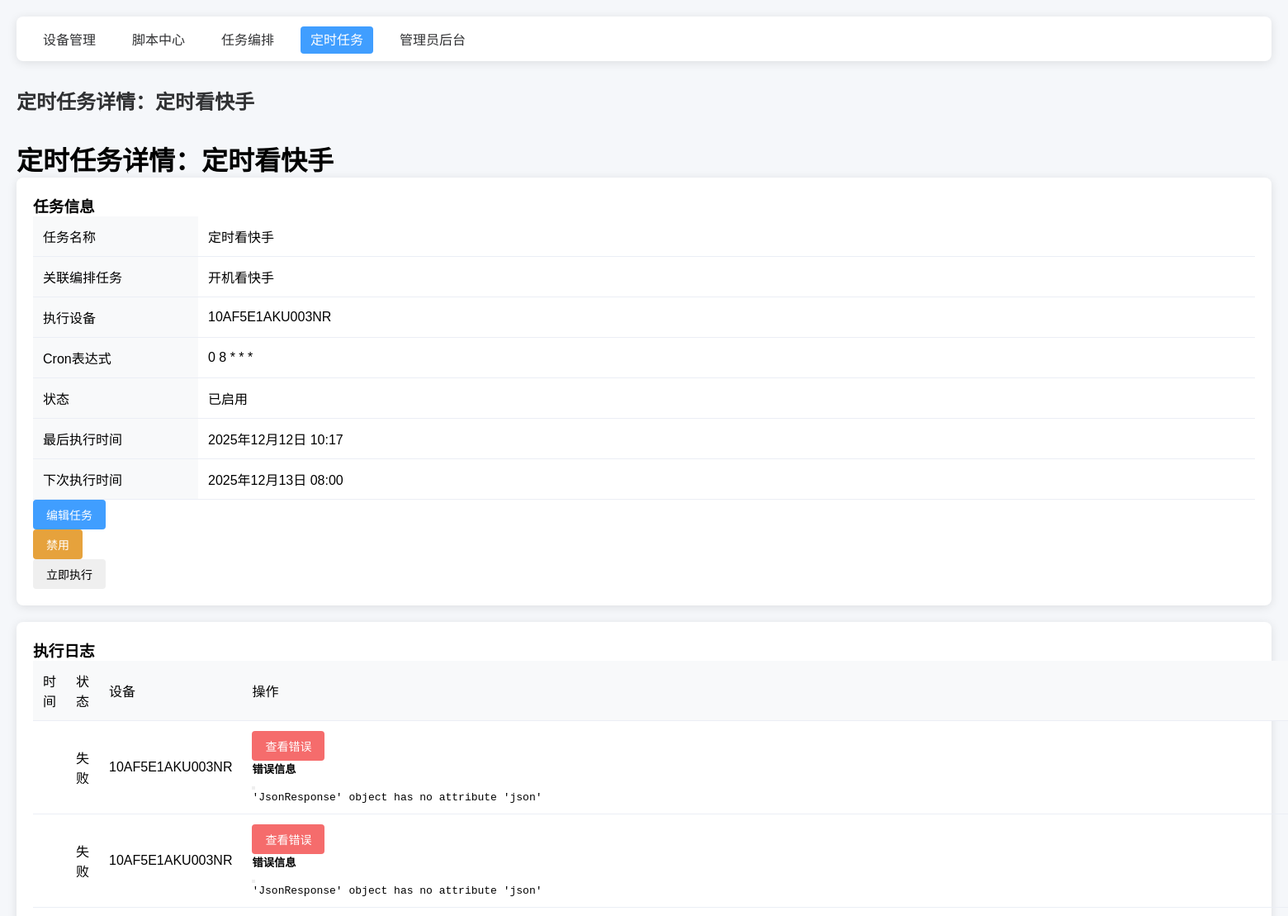
The page /scheduler/detail/1/ (upper part) on the database as committed earlier.
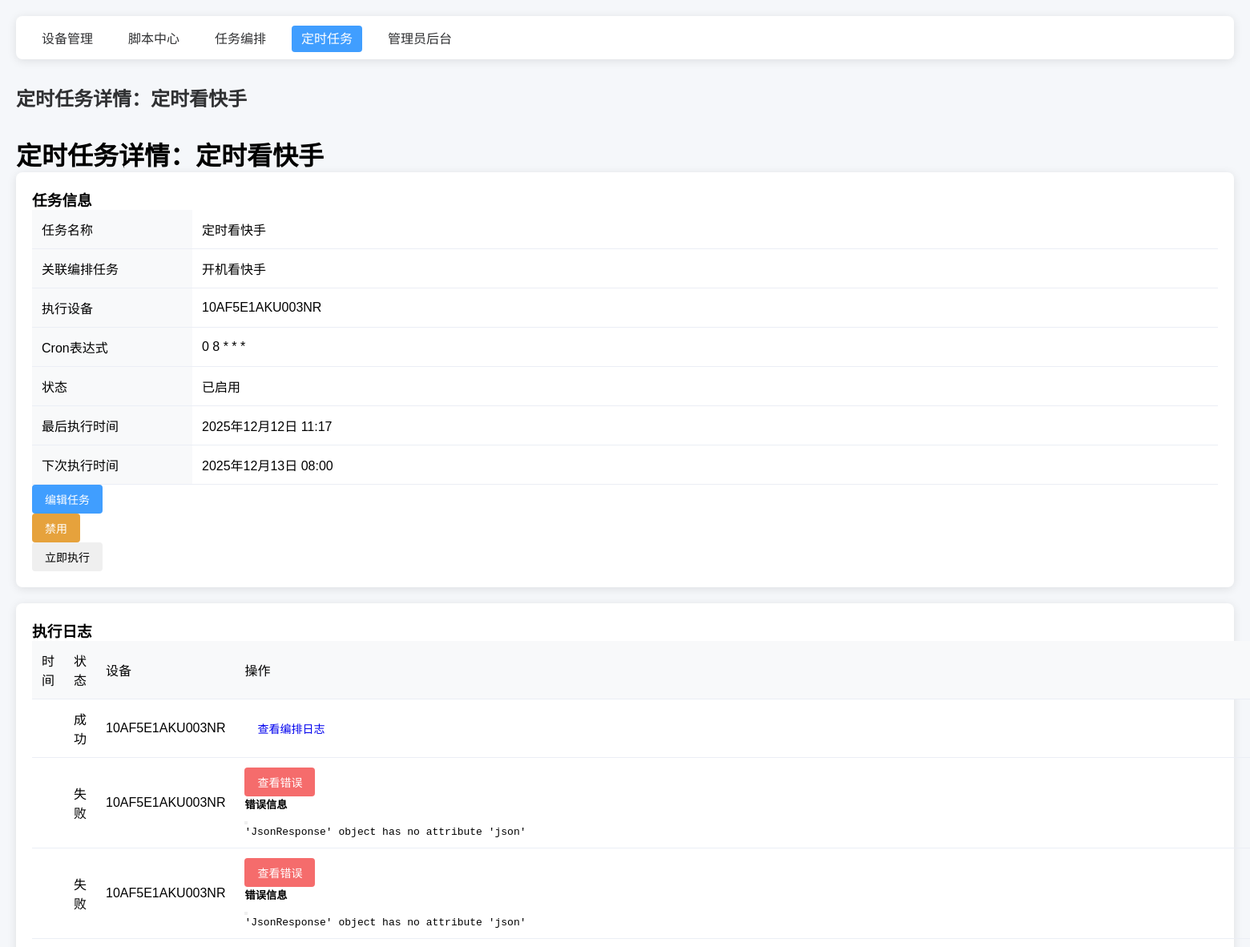
The same page on the database as committed later.
### task_scheduler/models.py (models this page shows, shortened)
class ScheduleTask(models.Model):
    name = models.CharField("定时任务名称", max_length=100, unique=True)
    orchestration = models.ForeignKey(
        OrchestrationTask,
        on_delete=models.CASCADE,
        related_name="schedules",
        verbose_name="关联编排任务"
    )
    device = models.ForeignKey(
        ADBDevice,
        on_delete=models.SET_NULL,
        null=True,
        blank=True,
        verbose_name="指定执行设备",
        help_text="为空则自动选择在线设备"
    )
    cron_expression = models.CharField(
        "Cron表达式",
        max_length=100,
        default="0 0 * * *",
        help_text="格式：分 时 日 月 周，支持标准Cron语法。示例：<br/>"
                  "0 8 * * * → 每天8点执行<br/>"
                  "0 0 * * 1,3,5 → 每周一/三/五0点执行<br/>"
                  "0 12 1,15 * * → 每月1/15号12点执行<br/>"
                  "*/30 * * * * → 每30分钟执行一次"
    )
    is_active = models.BooleanField("是否启用", default=True)
    last_run_time = models.DateTimeField("最后执行时间", blank=True, null=True)
    next_run_time = models.DateTimeField("下次执行时间", blank=True, null=True)
    create_time = models.DateTimeField("创建时间", default=datetime.datetime.now)  # 改这里
    update_time = models.DateTimeField("更新时间", auto_now=True)
    class Meta:
        verbose_name = "定时任务"
        verbose_name_plural = "定时任务管理"
        ordering = ["-create_time"]

class ScheduleExecutionLog(models.Model):
    EXEC_STATUS = (
        ("success", "执行成功"),
        ("failed", "执行失败"),
        ("running", "执行中"),
    )
    schedule = models.ForeignKey(
        ScheduleTask,
        on_delete=models.CASCADE,
        related_name="logs",
        verbose_name="关联定时任务"
    )
    orchestration_log = models.ForeignKey(
        "task_orchestration.OrchestrationLog",
        on_delete=models.SET_NULL,
        null=True,
        blank=True,
        verbose_name="关联编排日志"
    )
    exec_status = models.CharField("执行状态", max_length=20, choices=EXEC_STATUS, default="running")
    device = models.ForeignKey(
        ADBDevice,
        on_delete=models.SET_NULL,
        null=True,
        blank=True,
        verbose_name="执行设备"
    )
    start_time = models.DateTimeField("开始时间", default=datetime.datetime.now)  # 改这里
    end_time = models.DateTimeField("结束时间", blank=True, null=True)
    error_msg = models.TextField("错误信息", blank=True, null=True)
    class Meta:
        verbose_name = "定时任务执行日志"
        verbose_name_plural = "定时任务执行日志管理"
        ordering = ["-start_time"]

### adb_manager/models.py (models this page shows, shortened)
class ADBDevice(BaseModel):
    device_name = models.CharField(
        "设备名称",
        max_length=50,
        help_text="如：游戏手机1"
    )
    device_ip = models.GenericIPAddressField(
        "设备IP",
        blank=True,
        null=True,
        help_text="局域网IP（序列号连接时可不填），如192.168.3.100"
    )
    device_port = models.IntegerField(
        "ADB端口",
        default=5555,
        blank=True,
        null=True,
        help_text="默认5555（序列号连接时可不填）"
    )
    device_serial = models.CharField(
        "设备序列号",
        max_length=100,
        blank=True,
        null=True,
        help_text="ADB设备序列号（优先使用），如10AF5E1AKU003NR或192.168.3.100:5555"
    )
    is_active = models.BooleanField("是否启用监控", default=True)
    user = models.ForeignKey(
        CustomUser,
        on_delete=models.SET_NULL,
        null=True,
        blank=True,
        verbose_name="关联用户",
        help_text="绑定该设备的用户（为空则所有用户可操作）"
    )
    class Meta:
        verbose_name = "ADB设备"
        verbose_name_plural = "ADB设备管理"
        unique_together = ("device_ip", "device_port")

### task_orchestration/models.py (models this page shows, shortened)
class OrchestrationTask(models.Model):
    TASK_STATUS = (
        ("draft", "草稿"),
        ("active", "已激活"),
        ("disabled", "已禁用"),
    )
    name = models.CharField("编排任务名称", max_length=100, unique=True)
    description = models.TextField("描述", blank=True, null=True)
    status = models.CharField("状态", max_length=20, choices=TASK_STATUS, default="draft")
    create_time = models.DateTimeField("创建时间", default=timezone.now)
    update_time = models.DateTimeField("更新时间", auto_now=True)
    class Meta:
        verbose_name = "编排任务"
        verbose_name_plural = "编排任务管理"
        ordering = ["-create_time"]

### task_scheduler/views.py (the view)
# urls.py: path('detail/<int:schedule_id>/', views.ScheduleTaskDetailView.as_view(), name='detail'),
class ScheduleTaskDetailView(View):
    def get(self, request, schedule_id):
        schedule = get_object_or_404(ScheduleTask, id=schedule_id)
        logs = schedule.logs.all()[:100]
        orch_logs = []
        for log in logs:
            if log.orchestration_log_id:
                try:
                    from task_orchestration.models import OrchestrationLog
                    orch_log = OrchestrationLog.objects.get(id=log.orchestration_log_id)
                    log.orch_log = orch_log  # 给日志对象添加编排日志属性
                except Exception as e:
                    logger.error(f"获取编排日志失败：{str(e)}")
                    log.orch_log = None
            else:
                log.orch_log = None
        return render(request, "task_scheduler/schedule_detail.html", {
            "schedule": schedule,
            "logs": logs,
            "page_title": f"定时任务详情：{schedule.name}"
        })

### task_scheduler/templates/task_scheduler/schedule_detail.html (shortened to what this page needs)
{% extends "base.html" %}
{% block content %}
<h1>{{ page_title }}</h1>
<div class="card">
  <div class="card-header">
    <h3>任务信息</h3>
  </div>
  <div class="card-body">
    <table class="table table-borderless">
      <tr>
        <th width="200">任务名称</th>
        <td>{{ schedule.name }}</td>
      </tr>
      <tr>
        <th>关联编排任务</th>
        <td>{{ schedule.orchestration.name }}</td>
      </tr>
      <tr>
        <th>执行设备</th>
        <td>{{ schedule.device.device_name|default:"自动选择" }}</td>
      </tr>
      <tr>
        <th>Cron表达式</th>
        <td>{{ schedule.cron_expression }}</td>
      </tr>
      <tr>
        <th>状态</th>
        <td>
          {% if schedule.is_active %}
            <span class="badge bg-success">已启用</span>
          {% else %}
            <span class="badge bg-secondary">已禁用</span>
          {% endif %}
        </td>
      </tr>
      <tr>
        <th>最后执行时间</th>
        <td>{{ schedule.last_run_time|default:"从未执行" }}</td>
      </tr>
      <tr>
        <th>下次执行时间</th>
        <td>{{ schedule.next_run_time|default:"未计算" }}</td>
      </tr>
    </table>
    <div class="mt-3">
      <a href="{% url 'task_scheduler:edit' schedule.id %}" class="btn btn-primary">编辑任务</a>
      <form action="{% url 'task_scheduler:toggle' schedule.id %}" method="post" class="d-inline">
        <button type="submit" class="btn {% if schedule.is_active %}btn-warning{% else %}btn-success{% endif %}">
          {% if schedule.is_active %}禁用{% else %}启用{% endif %}
        </button>
      </form>
      <form action="{% url 'task_scheduler:execute' schedule.id %}" method="post" class="d-inline">
        <button type="submit" class="btn btn-info">立即执行</button>
      </form>
    </div>
  </div>
</div>
<div class="card mt-4">
  <div class="card-header">
    <h3>执行日志</h3>
  </div>
  <div class="card-body">
    <table class="table table-striped">
      <thead>
        <tr>
          <th>时间</th>
          <th>状态</th>
          <th>设备</th>
          <th>操作</th>
        </tr>
      </thead>
      <tbody>
        {% for log in logs %}
        <tr>
          <td>{{ log.create_time|date:"Y-m-d H:i:s" }}</td>
          <td>
            {% if log.exec_status == 'success' %}
              <span class="badge bg-success">成功</span>
            {% elif log.exec_status == 'failed' %}
              <span class="badge bg-danger">失败</span>
            {% elif log.exec_status == 'running' %}
              <span class="badge bg-primary">运行中</span>
            {% endif %}
          </td>
          <td>{{ log.device.device_name|default:"未知" }}</td>
          <td>
            {% if log.exec_status == 'failed' %}
              <button class="btn btn-sm btn-danger" data-bs-toggle="modal" data-bs-target="#errorModal{{ log.id }}">
                查看错误
              </button>
              <div class="modal fade" id="errorModal{{ log.id }}" tabindex="-1" aria-hidden="true">
                <div class="modal-dialog">
                  <div class="modal-content">
                    <div class="modal-header">
                      <h5 class="modal-title">错误信息</h5>
                      <button type="button" class="btn-close" data-bs-dismiss="modal" aria-label="Close"></button>
                    </div>
                    <div class="modal-body">
                      <pre>{{ log.error_msg }}</pre>
                    </div>
                  </div>
                </div>
              </div>
            {% endif %}
            {% if log.orch_log %}
              <a href="{% url 'task_orchestration:log_detail' log.orch_log.id %}" class="btn btn-sm btn-info">查看编排日志</a>
            {% endif %}
          </td>
        </tr>
        {% empty %}
        <tr>
          <td colspan="4" class="text-center">暂无执行日志</td>
        </tr>
        {% endfor %}
      </tbody>
    </table>
  </div>
</div>
{% endblock %}

Rows that differ between the two databases and show on the page:
changed ScheduleTask "定时看快手": last_run_time "2025年12月12日 10:17" → "2025年12月12日 11:17"
added ScheduleExecutionLog: exec_status "成功", device.device_name "10AF5E1AKU003NR", shows "查看编排日志"
